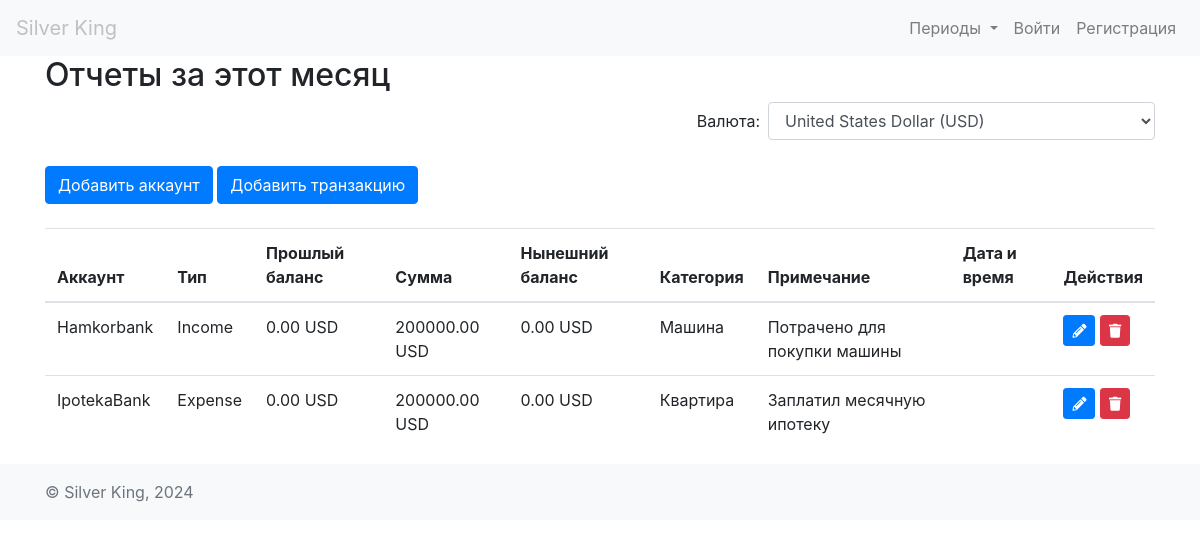
Before: /reports/month/ with the older database file.
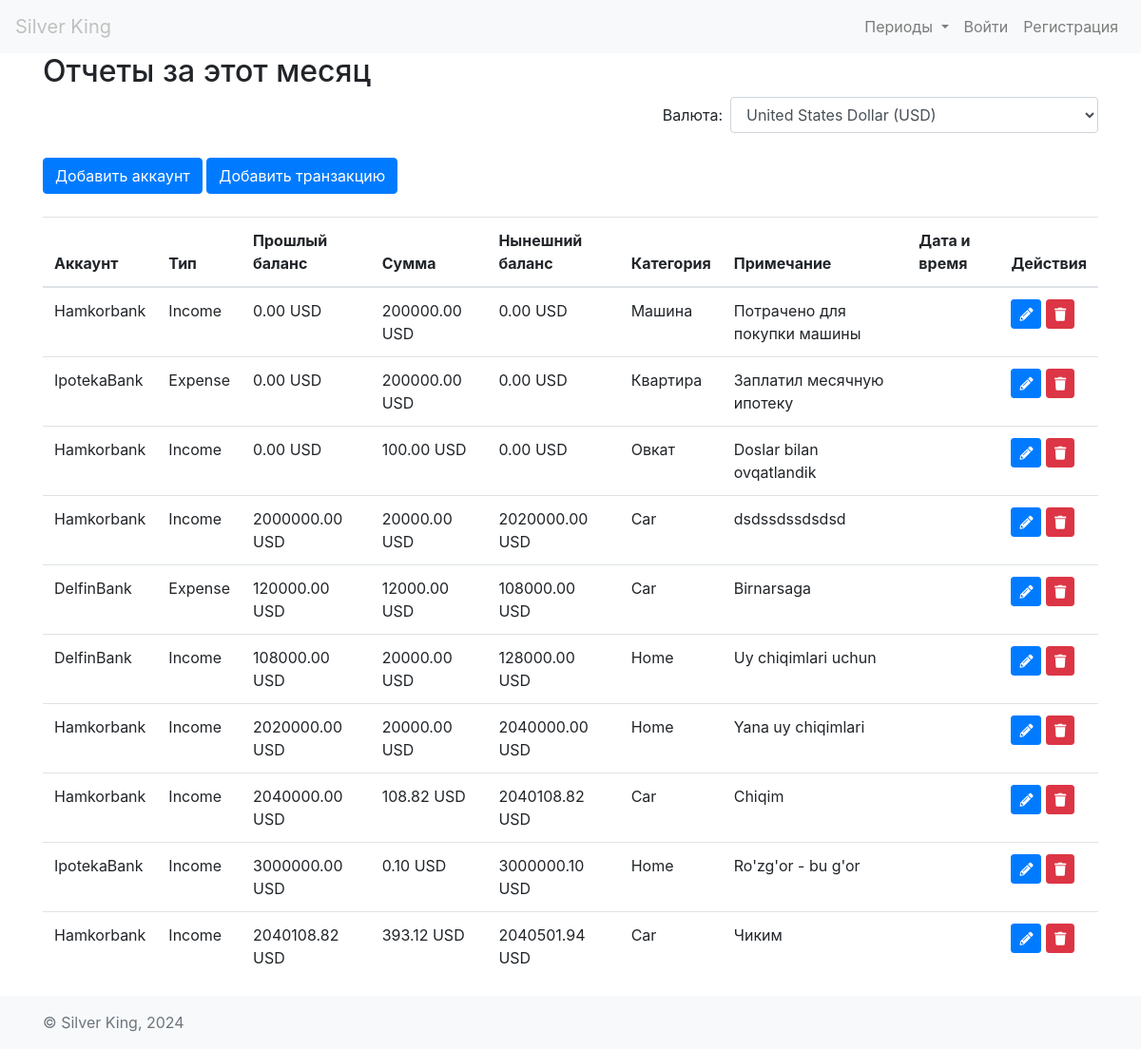
After: the same page with the newer database file.
### money_management/models.py (models this page shows, shortened)
class Account(models.Model):
    user = models.ForeignKey(User, on_delete=models.CASCADE)
    name = models.CharField(max_length=100)
    balance = models.DecimalField(max_digits=30, decimal_places=2)

class Transaction(models.Model):
    ACCOUNT_TYPES = [
        ('income', 'Income'),
        ('expense', 'Expense'),
    ]
    account = models.ForeignKey(Account, on_delete=models.CASCADE)
    type = models.CharField(max_length=10, choices=ACCOUNT_TYPES)
    amount = models.DecimalField(max_digits=30, decimal_places=2)
    category = models.CharField(max_length=100)
    date = models.DateField()
    note = models.TextField(blank=True, null=True)
    previous_balance = models.DecimalField(max_digits=30, decimal_places=2, default=0)
    current_balance = models.DecimalField(max_digits=30, decimal_places=2, default=0)
    created_at = models.DateTimeField(auto_now_add=True)
    updated_at = models.DateTimeField(auto_now=True)

### reports/views.py (the view)
# urls.py: path('month/', views.month_reports, name='month_reports'),
def month_reports(request):
    today = timezone.now()
    transactions = Transaction.objects.filter(date__year=today.year, date__month=today.month)
    account_form = AccountForm()
    target_currency = request.GET.get('currency', 'USD')
    with ThreadPoolExecutor() as executor:
        converted_transactions = list(executor.map(lambda t: convert_transaction(t, target_currency), transactions))
    return render(request, 'reports/month_reports.html', {
        'transactions': converted_transactions,
        'account_form': account_form,
        'target_currency': target_currency,
        'currency_choices': CURRENCY_CHOICES,
        'today': today
    })

### money_management/forms.py
class AccountForm(forms.ModelForm):
    class Meta:
        model = Account
        fields = ['name', 'balance']
        widgets = {
            'name': forms.TextInput(attrs={'class': 'form-control'}),
            'balance': forms.NumberInput(attrs={'class': 'form-control'}),
        }

### templates/reports/month_reports.html (shortened to what this page needs)
{% extends 'base.html' %}
{% load crispy_forms_tags %}
{% block content %}
<h2>Отчеты за этот месяц</h2>
<form method="GET" action="{% url 'month_reports' %}" class="form-inline" style="float: right; margin-bottom: 10px;">
    <div class="form-group">
        <label for="currency">Валюта:</label>
        <select name="currency" class="form-control ml-2" id="currency" onchange="this.form.submit()">
            {% for code, name in currency_choices %}
                <option value="{{ code }}" {% if target_currency == code %}selected{% endif %}>{{ name }} ({{ code }})</option>
            {% endfor %}
        </select>
    </div>
</form>
<a href="{% url 'money_management:add_account' %}?next={{ request.path }}" class="btn btn-primary mt-3">Добавить аккаунт</a>
<a href="{% url 'money_management:add_transaction' %}?next={{ request.path }}" class="btn btn-primary mt-3">Добавить транзакцию</a>
<table class="table mt-4">
    <thead>
        <tr>
            <th>Аккаунт</th>
            <th>Тип</th>
            <th>Прошлый баланс</th>
            <th>Сумма</th>
            <th>Нынешний баланс</th>
            <th>Категория</th>
            <th>Примечание</th>
            <th>Дата и время</th>
            <th>Действия</th>
        </tr>
    </thead>
    <tbody>
        {% for transaction in transactions %}
            <tr>
                <td>{{ transaction.account.name }}</td>
                <td>{{ transaction.type }}</td>
                <td>{{ transaction.previous_balance }} {{ target_currency }}</td>
                <td>{{ transaction.amount }} {{ target_currency }}</td>
                <td>{{ transaction.current_balance }} {{ target_currency }}</td>
                <td>{{ transaction.category }}</td>
                <td>{{ transaction.note }}</td>
                <td>
                </td>
                <td>
                    <a href="{% url 'money_management:update_transaction' pk=transaction.id %}" class="btn btn-sm btn-primary">
                        <i class="fas fa-pencil-alt"></i>
                    </a>
                    <a href="{% url 'money_management:delete_transaction' pk=transaction.id %}" class="btn btn-sm btn-danger">
                        <i class="fas fa-trash"></i>
                    </a>
                </td>
            </tr>
        {% endfor %}
    </tbody>
</table>
{% endblock %}

Changed rows visible on the page:
now on one of the page's lists (row edited): Account: account.name "Hamkorbank", previous_balance "0.00", amount "100.00", current_balance "0.00", category "Овкат", note "Doslar bilan ovqatlandik", previous_balance "2000000.00", amount "20000.00", current_balance "2020000.00", category "Car", note "dsdssdssdsdsd", previous_balance "2020000.00", current_balance "2040000.00", category "Home", note "Yana uy chiqimlari", previous_balance "2040000.00", amount "108.82", current_balance "2040108.82", note "Chiqim", previous_balance "2040108.82", amount "393.12", current_balance "2040501.94", note "Чиким"
now on one of the page's lists (row edited): Account: account.name "IpotekaBank", previous_balance "3000000.00", amount "0.10", current_balance "3000000.10", category "Home", note "Ro'zg'or - bu g'or"
added Account: target_currency "USD"
